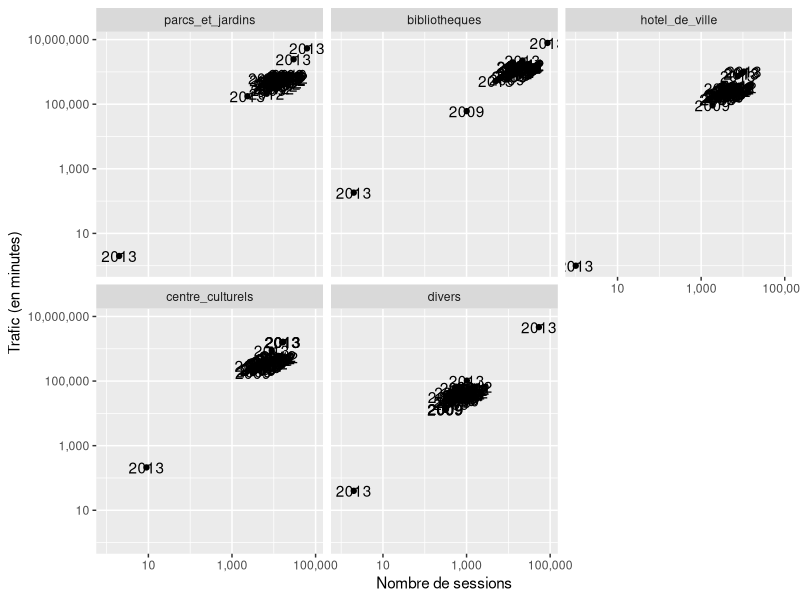
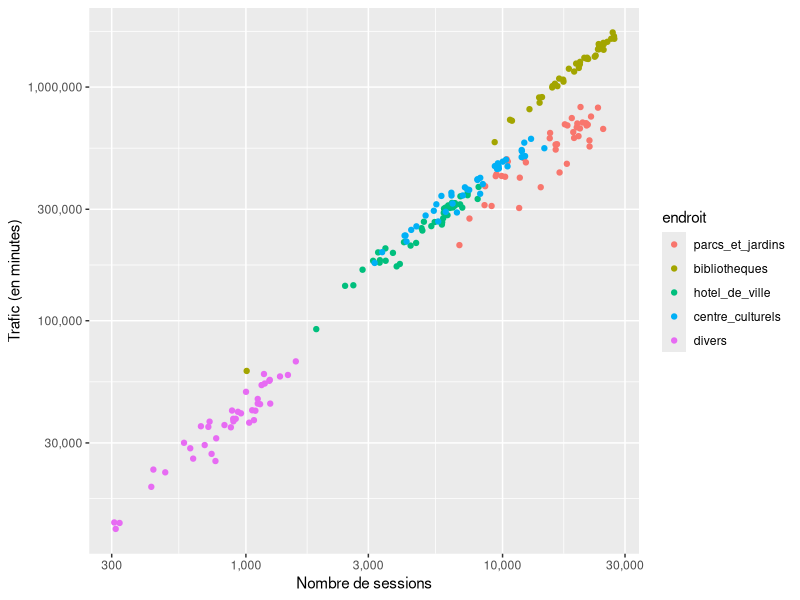
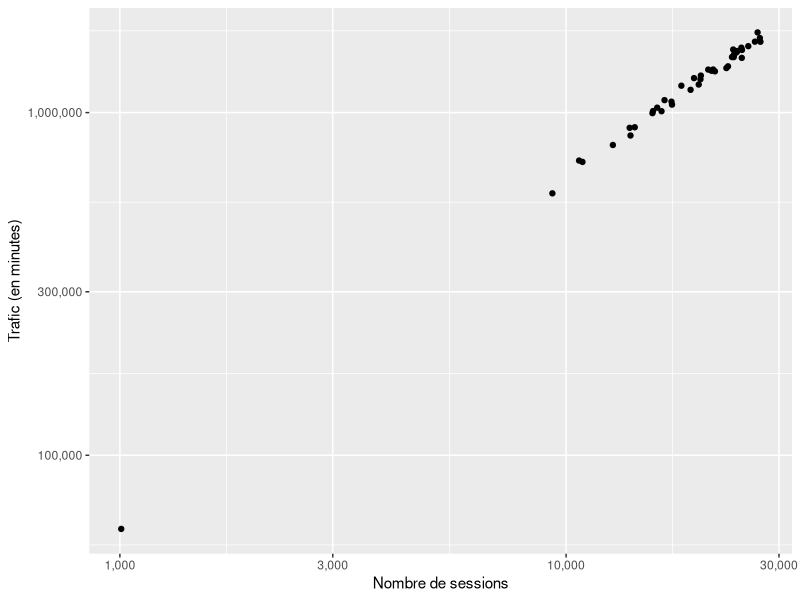

Here is the R script that generated these plots, in order: (Note: this script raises an error after producing the figures.)
library(reshape2)
library(plyr)
library(ggplot2)
library(scales)

paris.raw <- read.csv('data/paris.csv', sep = ';')
paris.raw$mois <- factor(paris.raw$mois, levels = c(
  'Janvier',
  'Février',
  'Mars',
  'Avril',
  'Mai',
  'Juin',
  'Juillet',
  'Août',
  'Septembre',
  'Octobre',
  'Novembre',
  'Décembre'
))

endroits <- c(
  "total",
  "parcs_et_jardins",
  "bibliotheques",
  "hotel_de_ville",
  "centre_culturels",
  "divers"
)
columns.sites.ouverts <- c(
  "mois",
  "annee",
  "sites_ouverts_total",
  "sites_ouverts_parcs_et_jardins",
  "sites_ouverts_bibliotheques",
  "sites_ouverts_hotel_de_ville",
  "sites_ouvertes_centre_culturel_s",
  "sites_ouverts_divers"
)
columns.trafic <- c(
  "mois",
  "annee",
  "trafic_en_minutes_total",
  "trafic_en_minutes_parcs_et_jardi",
  "trafic_en_minutes_bibliotheques",
  "trafic_en_minutes_hotel_de_ville",
  "trafic_en_minutes_centre_culture",
  "trafic_en_minutes_divers"
)
columns.sessions <- c(
  "mois",
  "annee",
  "nombre_session_total",
  "nombre_session_parcs_et_jardins",
  "nombre_de_sessions_bibliotheques",
  "nombre_de_sessions_hotel_de_vill",
  "nombre_de_sessions_centre_cultur",
  "nombre_de_sessions_divers"
)

paris.sites.ouverts <- melt(paris.raw[columns.sites.ouverts],
   c('annee','mois'), variable.name = 'endroit', value.name = 'sites.ouverts')
levels(paris.sites.ouverts$endroit) <- endroits

paris.trafic <- melt(paris.raw[columns.trafic],
   c('annee','mois'), variable.name = 'endroit', value.name = 'trafic')
levels(paris.trafic$endroit) <- endroits

paris.sessions <- melt(paris.raw[columns.sessions],
   c('annee','mois'), variable.name = 'endroit', value.name = 'sessions')
levels(paris.sessions$endroit) <- endroits

paris.rapport <- paris.raw[c(
  'annee',
  'mois',
  'nombre_de_minutes_session',
  'nbr_de_go_total',
  'nbr_de_mo_session'
)]
names(paris.rapport)[3:5] <- c('minutes.par.session', 'gigaoctets.total','megaoctets.par.session')

paris <- join(paris.sites.ouverts, join(paris.trafic, paris.sessions))
paris$trafic <- as.numeric(sub(',', '.', gsub(' ', '', paris$trafic)))
paris <- subset(paris, endroit != 'total')
paris$endroit <- factor(paris$endroit, levels = unique(paris$endroit))

eda <- function() {
  plot(sessions ~ endroit, data = paris)
  plot(sessions ~ trafic, data = paris)
  plot(sessions ~ trafic + endroit, data = paris)
}

paris.molten <- melt(na.omit(paris), c('annee', 'mois','endroit'),c('trafic','sites.ouverts','sessions'))

Sys.setlocale('LC_TIME', 'fr_FR.UTF-8')
paris.molten$date <- strptime(paste(paris.molten$annee, paris.molten$mois, '1'), '%Y %B %d')
paris.molten$annee <- NULL
paris.molten$mois <- NULL

p1 <- ggplot(paris.molten) + aes(x = date, y = value, group = variable, color = variable) +
  geom_line() + facet_wrap(~endroit) + scale_y_log10('', labels = comma)

p2 <- ggplot(paris) + aes(x = sessions, y = trafic, label = annee) +
  geom_point() + facet_wrap(~endroit) + scale_y_log10('Trafic (en minutes)', labels = comma) +
  scale_x_log10('Nombre de sessions', labels = comma) + geom_text()

m2 <- lm(log(trafic) ~  endroit + log(sessions), data = paris)

p3 <- ggplot(subset(paris, annee != 2013)) + aes(x = sessions, y = trafic, label = annee, color = endroit) +
  geom_point() + scale_y_log10('Trafic (en minutes)', labels = comma) +
  scale_x_log10('Nombre de sessions', labels = comma)

m3 <- lm(log(trafic) ~  endroit + log(sessions), data = subset(paris, annee != 2013))

p4 <- ggplot(subset(paris.molten, date < as.POSIXct('2013-01-01'))) +
  aes(x = date, y = value, group = variable, color = variable) +
  geom_line() + facet_wrap(~endroit) + scale_y_log10('', labels = comma)

m5 <- lm(log(trafic) ~ log(sessions), data = subset(paris, annee != 2013 & endroit == 'bibliotheques'))
p5 <- ggplot(subset(paris, annee != 2013 & endroit == 'bibliotheques')) +
  aes(x = sessions, y = trafic, label = annee) +
  geom_point() + scale_y_log10('Trafic (en minutes)', labels = comma) +
  scale_x_log10('Nombre de sessions', labels = comma)

p5.base <- function() {
  plot(log10(trafic) ~ log10(sessions), data = subset(paris, annee != 2013 & endroit == 'bibliotheques'),
    main = 'Utilisation du wifi publique de Paris',
    xlab = 'Nombre de sessions',
    ylab = 'Trafic (en minutes)',
    axes = FALSE
  )
  .x <- c(1e3, 3e3, 1e4, 3e4)
  .y <- c(1e5, 3e5, 1e6)
  axis(1, at = log10(.x), labels = .x)
  axis(2, at = log10(.y), labels = c('100.000', '500.000', '1 million'))
  abline(m5, lty = 2)
}
